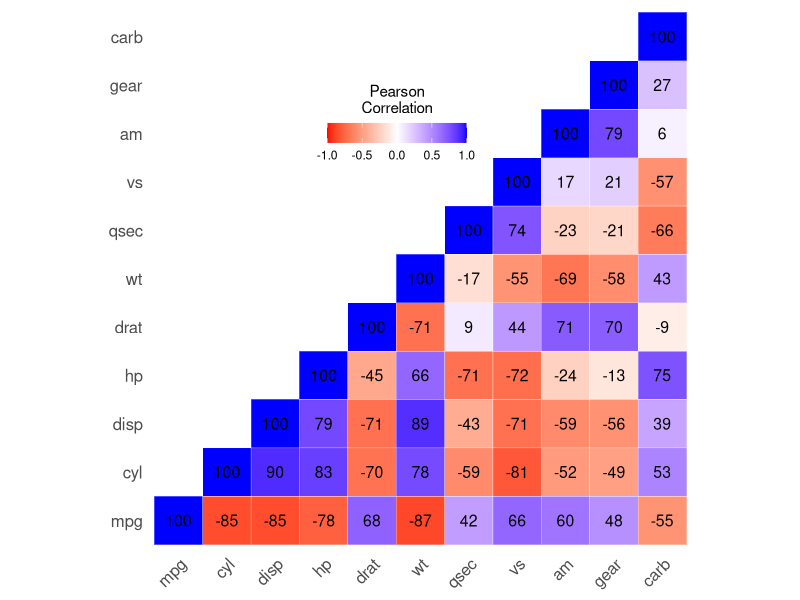
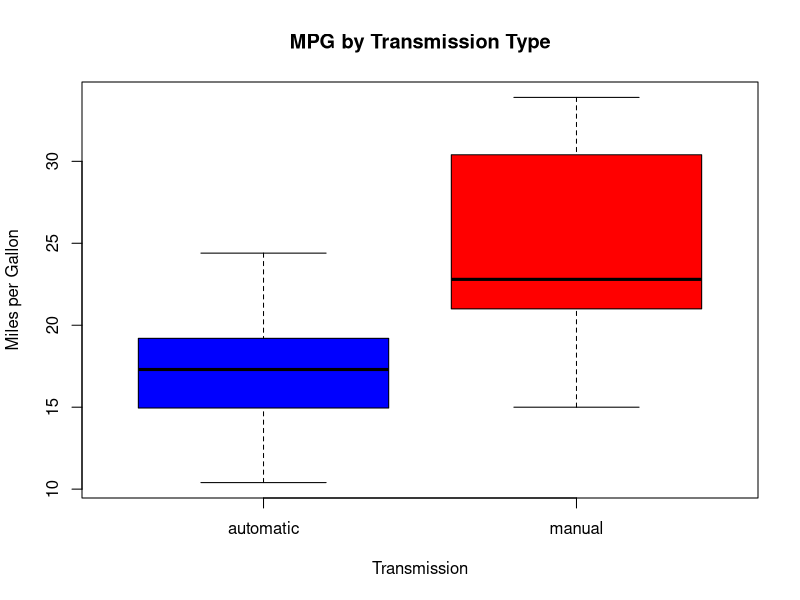
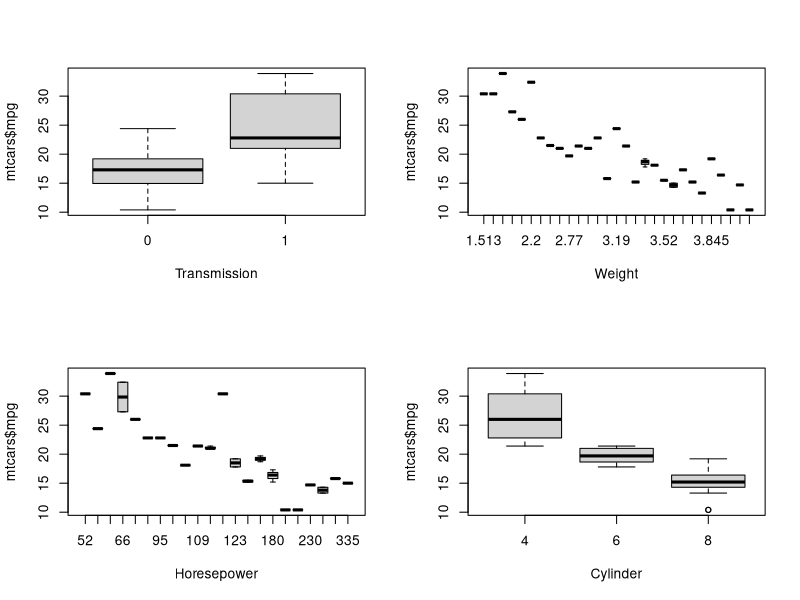
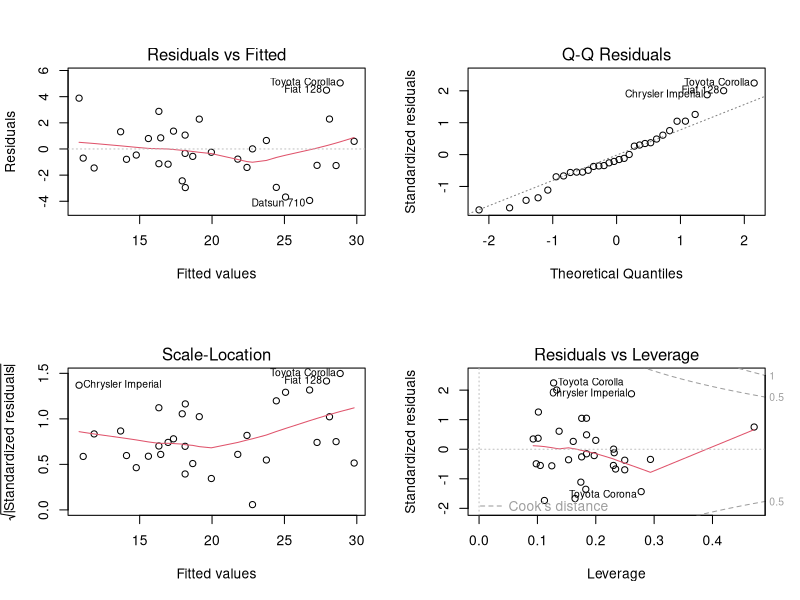

The R script that drew these images, in order:
## ---- chunk 1
library(knitr)
library(ggplot2)

opts_chunk$set(fig.width=7, fig.height=4, warning=FALSE, message=FALSE)
# to not scientific notation
options(scipen=999)

## ---- chunk 2
################ 
# Environment prepration...

# clear environment variable
rm(list=ls(all=TRUE))

# load necessary library
library(datasets)

################   
# Keeping the original data
mtcars.orig <- mtcars

# Convert the categorical variables into factors
# We don't to transform vs and am as factor because they got only 2 state value
mtcars$cyl <- factor(mtcars$cyl)
mtcars$gear <- factor(mtcars$gear)
mtcars$carb <- factor(mtcars$carb)

## ---- chunk 3
head(mtcars)

## ---- chunk 4

cor_mtcars <- round(cor(mtcars.orig), 2)

get_lower_tri<-function(cormat){
  cormat[upper.tri(cormat)] <- NA
  return(cormat)
}

# Get upper triangle of the correlation matrix
get_upper_tri <- function(cormat){
  cormat[lower.tri(cormat)]<- NA
  return(cormat)
}

upper_tri <- get_upper_tri(cor_mtcars)

# Melt the correlation matrix
library(reshape2)
melted_cormat <- melt(upper_tri)
melted_cormat <- na.omit(melted_cormat)

# Create a ggheatmap
ggheatmap <- ggplot(melted_cormat, aes(Var2, Var1, fill = value))+
  geom_tile(color = "white")+
  scale_fill_gradient2(low = "red", high = "blue", mid = "white", 
                       midpoint = 0, limit = c(-1,1), name="Pearson\nCorrelation") +
  theme_minimal()+ # minimal theme
  theme(axis.text.x = element_text(angle = 45, vjust = 1, 
                                   size = 12, hjust = 1), 
        axis.text.y = element_text(size = 12))+
  coord_fixed()

ggheatmap + 
  geom_text(aes(Var2, Var1, label = value*100), color = "black", size = 4) +
  theme(
    axis.title.x = element_blank(),
    axis.title.y = element_blank(),
    panel.grid.major = element_blank(),
    panel.border = element_blank(),
    panel.background = element_blank(),
    axis.ticks = element_blank(),
    legend.justification = c(1, 0),
    legend.position = c(0.6, 0.7),
    legend.direction = "horizontal")+
  guides(fill = guide_colorbar(barwidth = 7, barheight = 1,
                               title.position = "top", title.hjust = 0.5))
## ---- chunk 5
abs_cor_MPG <- abs(cor_mtcars)[1,2:11]
abs_cor_MPG <- abs_cor_MPG[order(abs_cor_MPG,decreasing = TRUE)]
abs_cor_MPG

## ---- chunk 6
par(mfrow = c(1, 1))
boxplot(mpg~am, data = mtcars,
        col = c("blue", "red"),
        xlab = "Transmission",
        ylab = "Miles per Gallon",
        main = "MPG by Transmission Type",
        names= c("automatic","manual"))
## ---- chunk 7
auto <-mtcars.orig[mtcars.orig$am==0,c("mpg")] 
manual <- mtcars.orig[mtcars.orig$am==1,c("mpg")]
t.test(mtcars$mpg ~ mtcars$am)

## ---- chunk 8
mpg_am_model <- lm(mpg~am, mtcars)
sum_mpg_am_model <- summary(mpg_am_model)

## ---- chunk 9
mpg_all_model <- lm(mpg~., mtcars)
best_model <- step(mpg_all_model, trace=0, k=2)
sum_best <- summary(best_model)
summary(best_model)
## ---- chunk 10
#-------------------------------
## Exploring the predictors using box plot
#-------------------------------
# Plotting the box-plot into 2 * 2 matrix
par(mfrow=c(2, 2))
# Impact of Transmission on the Fuel consumption
boxplot(mtcars$mpg ~ mtcars$am, xlab="Transmission")
# Impact of weight on the Fuel consumption
boxplot(mtcars$mpg ~ mtcars$wt, xlab="Weight")
# Impact of Horsepower on the Fuel consumption
boxplot(mtcars$mpg ~ mtcars$hp, xlab = "Horesepower")
# Impact of Cylinder on the Fuel consumption
boxplot(mtcars$mpg ~ mtcars$cyl, xlab="Cylinder")
## ---- chunk 11
par(mfrow=c(2,2))
plot(best_model)
